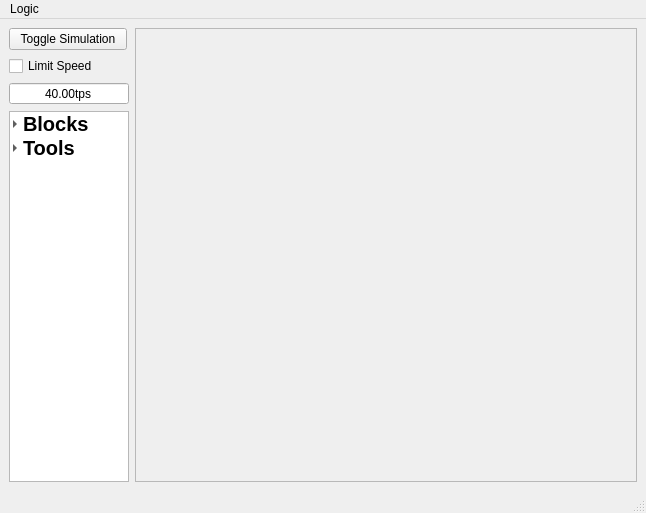
<?xml version="1.0" encoding="UTF-8"?>
<ui version="4.0">
 <class>MainWindow</class>
 <widget class="QMainWindow" name="MainWindow">
  <property name="geometry">
   <rect>
    <x>0</x>
    <y>0</y>
    <width>646</width>
    <height>513</height>
   </rect>
  </property>
  <property name="windowTitle">
   <string>MainWindow</string>
  </property>
  <widget class="QWidget" name="centralwidget">
   <layout class="QHBoxLayout" name="horizontalLayout" stretch="0,0">
    <item>
     <widget class="QWidget" name="widget" native="true">
      <property name="maximumSize">
       <size>
        <width>120</width>
        <height>16777215</height>
       </size>
      </property>
      <layout class="QVBoxLayout" name="verticalLayout_3">
       <property name="leftMargin">
        <number>0</number>
       </property>
       <property name="topMargin">
        <number>0</number>
       </property>
       <property name="rightMargin">
        <number>0</number>
       </property>
       <property name="bottomMargin">
        <number>0</number>
       </property>
       <item>
        <widget class="QWidget" name="EvalControls" native="true">
         <layout class="QVBoxLayout" name="verticalLayout">
          <property name="leftMargin">
           <number>0</number>
          </property>
          <property name="topMargin">
           <number>0</number>
          </property>
          <property name="rightMargin">
           <number>0</number>
          </property>
          <property name="bottomMargin">
           <number>0</number>
          </property>
          <item>
           <widget class="QPushButton" name="StartSim">
            <property name="sizePolicy">
             <sizepolicy hsizetype="Maximum" vsizetype="Minimum">
              <horstretch>0</horstretch>
              <verstretch>0</verstretch>
             </sizepolicy>
            </property>
            <property name="minimumSize">
             <size>
              <width>118</width>
              <height>0</height>
             </size>
            </property>
            <property name="maximumSize">
             <size>
              <width>16777215</width>
              <height>32</height>
             </size>
            </property>
            <property name="text">
             <string>Toggle Simulation</string>
            </property>
            <property name="iconSize">
             <size>
              <width>16</width>
              <height>16</height>
             </size>
            </property>
            <property name="checkable">
             <bool>true</bool>
            </property>
           </widget>
          </item>
          <item>
           <widget class="QCheckBox" name="UseSpeed">
            <property name="maximumSize">
             <size>
              <width>16777215</width>
              <height>16777215</height>
             </size>
            </property>
            <property name="text">
             <string>Limit Speed</string>
            </property>
            <property name="iconSize">
             <size>
              <width>16</width>
              <height>5</height>
             </size>
            </property>
            <property name="checked">
             <bool>false</bool>
            </property>
           </widget>
          </item>
          <item>
           <widget class="QDoubleSpinBox" name="Speed">
            <property name="alignment">
             <set>Qt::AlignmentFlag::AlignCenter</set>
            </property>
            <property name="buttonSymbols">
             <enum>QAbstractSpinBox::ButtonSymbols::NoButtons</enum>
            </property>
            <property name="suffix">
             <string>tps</string>
            </property>
            <property name="minimum">
             <double>0.010000000000000</double>
            </property>
            <property name="maximum">
             <double>100000.000000000000000</double>
            </property>
            <property name="value">
             <double>40.000000000000000</double>
            </property>
           </widget>
          </item>
         </layout>
        </widget>
       </item>
       <item>
        <widget class="QTreeWidget" name="selectorTreeWidget">
         <property name="maximumSize">
          <size>
           <width>120</width>
           <height>16777215</height>
          </size>
         </property>
         <property name="font">
          <font>
           <family>.AppleSystemUIFont</family>
          </font>
         </property>
         <property name="horizontalScrollBarPolicy">
          <enum>Qt::ScrollBarPolicy::ScrollBarAlwaysOff</enum>
         </property>
         <property name="showDropIndicator" stdset="0">
          <bool>false</bool>
         </property>
         <property name="dragEnabled">
          <bool>false</bool>
         </property>
         <property name="dragDropOverwriteMode">
          <bool>false</bool>
         </property>
         <property name="dragDropMode">
          <enum>QAbstractItemView::DragDropMode::NoDragDrop</enum>
         </property>
         <property name="selectionBehavior">
          <enum>QAbstractItemView::SelectionBehavior::SelectRows</enum>
         </property>
         <property name="indentation">
          <number>10</number>
         </property>
         <property name="animated">
          <bool>false</bool>
         </property>
         <property name="expandsOnDoubleClick">
          <bool>true</bool>
         </property>
         <attribute name="headerVisible">
          <bool>false</bool>
         </attribute>
         <attribute name="headerCascadingSectionResizes">
          <bool>false</bool>
         </attribute>
         <attribute name="headerShowSortIndicator" stdset="0">
          <bool>false</bool>
         </attribute>
         <column>
          <property name="text">
           <string>All</string>
          </property>
         </column>
         <item>
          <property name="text">
           <string>Blocks</string>
          </property>
          <property name="font">
           <font>
            <pointsize>15</pointsize>
            <bold>true</bold>
           </font>
          </property>
          <item>
           <property name="text">
            <string>Basic</string>
           </property>
           <item>
            <property name="text">
             <string>And</string>
            </property>
           </item>
           <item>
            <property name="text">
             <string>Or</string>
            </property>
           </item>
           <item>
            <property name="text">
             <string>Xor</string>
            </property>
           </item>
           <item>
            <property name="text">
             <string>Nand</string>
            </property>
           </item>
           <item>
            <property name="text">
             <string>Nor</string>
            </property>
           </item>
           <item>
            <property name="text">
             <string>Xnor</string>
            </property>
           </item>
           <item>
            <property name="text">
             <string>Switch</string>
            </property>
           </item>
           <item>
            <property name="text">
             <string>Button</string>
            </property>
           </item>
           <item>
            <property name="text">
             <string>Tick Button</string>
            </property>
           </item>
           <item>
            <property name="text">
             <string>Light</string>
            </property>
           </item>
          </item>
         </item>
         <item>
          <property name="text">
           <string>Tools</string>
          </property>
          <property name="font">
           <font>
            <pointsize>15</pointsize>
            <bold>true</bold>
           </font>
          </property>
          <item>
           <property name="text">
            <string>Placement</string>
           </property>
           <item>
            <property name="text">
             <string>Single Place</string>
            </property>
           </item>
           <item>
            <property name="text">
             <string>Area Place</string>
            </property>
           </item>
           <item>
            <property name="text">
             <string>Move</string>
            </property>
           </item>
          </item>
          <item>
           <property name="text">
            <string>Connection</string>
           </property>
           <item>
            <property name="text">
             <string>Simple</string>
            </property>
           </item>
           <item>
            <property name="text">
             <string>Tensor</string>
            </property>
           </item>
          </item>
          <item>
           <property name="text">
            <string>Selection</string>
           </property>
          </item>
          <item>
           <property name="text">
            <string>Other</string>
           </property>
           <item>
            <property name="text">
             <string>State Changer</string>
            </property>
           </item>
          </item>
         </item>
        </widget>
       </item>
      </layout>
     </widget>
    </item>
    <item>
     <widget class="QFrame" name="gridWindow">
      <property name="cursor">
       <cursorShape>CrossCursor</cursorShape>
      </property>
      <property name="frameShape">
       <enum>QFrame::Shape::StyledPanel</enum>
      </property>
      <property name="frameShadow">
       <enum>QFrame::Shadow::Raised</enum>
      </property>
     </widget>
    </item>
   </layout>
  </widget>
  <widget class="QMenuBar" name="menubar">
   <property name="geometry">
    <rect>
     <x>0</x>
     <y>0</y>
     <width>646</width>
     <height>38</height>
    </rect>
   </property>
   <widget class="QMenu" name="menuLogic">
    <property name="title">
     <string>Logic</string>
    </property>
    <addaction name="actionPreference"/>
   </widget>
   <addaction name="menuLogic"/>
  </widget>
  <widget class="QStatusBar" name="statusbar"/>
  <action name="actionj">
   <property name="text">
    <string>j</string>
   </property>
  </action>
  <action name="actionj_2">
   <property name="text">
    <string>j</string>
   </property>
  </action>
  <action name="actionPreference">
   <property name="text">
    <string>Preference</string>
   </property>
  </action>
 </widget>
 <resources/>
 <connections/>
</ui>
